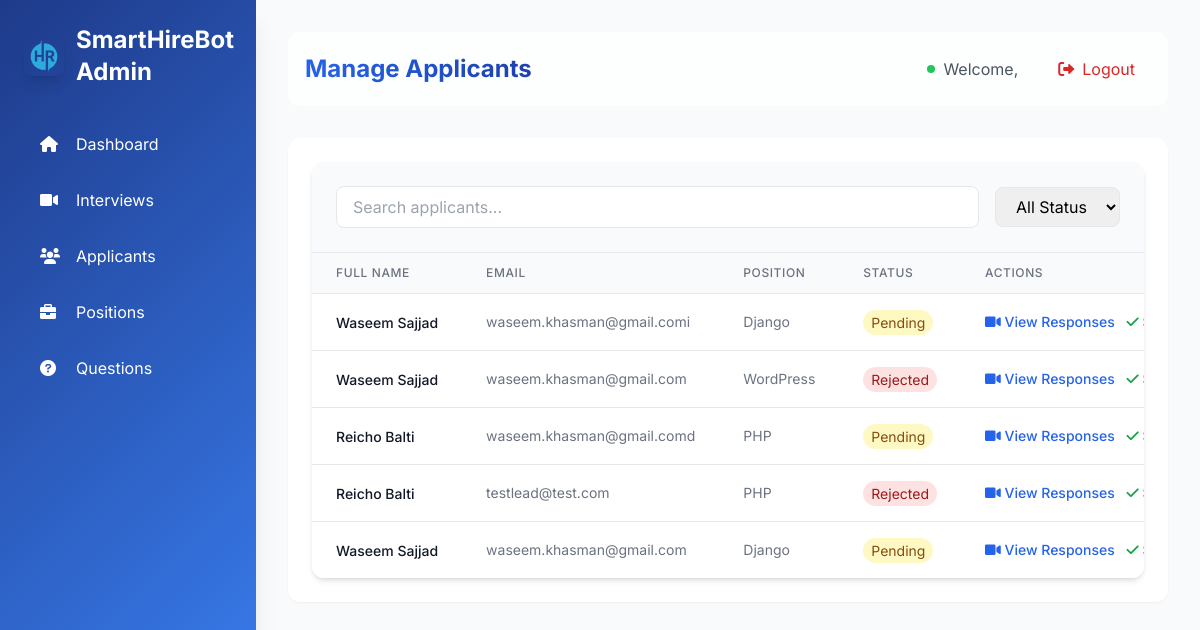
The page /applicants/ on the database as committed earlier.
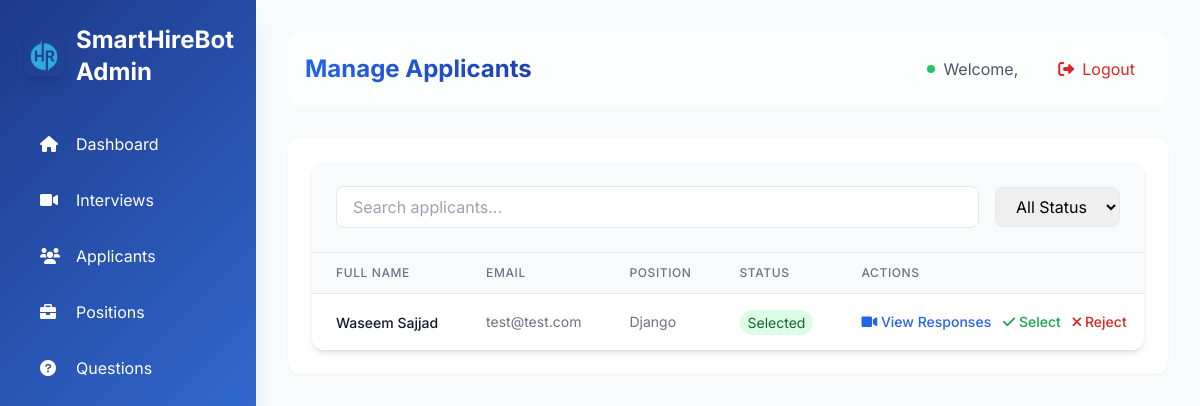
The same page on the database as committed later.
### interviews/models.py (models this page shows, shortened)
class Applicant(models.Model):
    STATUS_CHOICES = [
        ('Pending', 'Pending'),
        ('Selected', 'Selected'),
        ('Rejected', 'Rejected'),
    ]
    user = models.ForeignKey(User, on_delete=models.CASCADE, related_name="applicants", null=True, blank=True)
    fullname = models.CharField(max_length=255)
    email = models.EmailField()
    position = models.ForeignKey(Position, on_delete=models.CASCADE, related_name="applicants")
    status = models.CharField(max_length=10, choices=STATUS_CHOICES, default='Pending')
    resume = models.FileField(upload_to='resumes/', null=True, blank=True)
    created_at = models.DateTimeField(auto_now_add=True)
    class Meta:
        unique_together = ('email', 'position')

class Position(models.Model):
    name = models.CharField(max_length=255, unique=True)
    description = models.TextField(blank=True, null=True)
    created_at = models.DateTimeField(auto_now_add=True)
    is_active = models.BooleanField(default=True)

### interviews/views.py (the view)
# urls.py: path('applicants/', manage_applicants, name='manage_applicants'),
def manage_applicants(request):
    applicants = Applicant.objects.all().order_by('-id')
    return render(request, 'admin/manage_applicants.html', {'applicants': applicants})

### interviews/templates/admin/manage_applicants.html (shortened to what this page needs)
{% extends "admin/base_admin.html" %}
{% block admin_content %}
<div class="bg-white rounded-xl shadow-md overflow-hidden">
    <div class="p-6 bg-gray-50 border-b">
        <div class="flex items-center space-x-4">
            <div class="flex-1">
                <input type="text" id="search" placeholder="Search applicants..."
                       class="w-full px-4 py-2 border rounded-lg focus:ring-2 focus:ring-blue-500 focus:border-blue-500">
            </div>
            <select id="status-filter" class="px-4 py-2 border rounded-lg focus:ring-2 focus:ring-blue-500 focus:border-blue-500">
                <option value="">All Status</option>
            </select>
        </div>
    </div>
    <div class="overflow-x-auto">
        <table class="min-w-full divide-y divide-gray-200">
            <thead class="bg-gray-50">
                <tr>
                    <th class="px-6 py-3 text-left text-xs font-medium text-gray-500 uppercase tracking-wider">Full Name</th>
                    <th class="px-6 py-3 text-left text-xs font-medium text-gray-500 uppercase tracking-wider">Email</th>
                    <th class="px-6 py-3 text-left text-xs font-medium text-gray-500 uppercase tracking-wider">Position</th>
                    <th class="px-6 py-3 text-left text-xs font-medium text-gray-500 uppercase tracking-wider">Status</th>
                    <th class="px-6 py-3 text-left text-xs font-medium text-gray-500 uppercase tracking-wider">Actions</th>
                </tr>
            </thead>
            <tbody class="bg-white divide-y divide-gray-200">
                {% for applicant in applicants %}
                <tr class="hover:bg-gray-50 transition">
                    <td class="px-6 py-4 whitespace-nowrap">
                        <span class="text-sm font-medium text-gray-900">{{ applicant.fullname }}</span>
                    </td>
                    <td class="px-6 py-4 whitespace-nowrap text-sm text-gray-500">
                        {{ applicant.email }}
                    </td>
                    <td class="px-6 py-4 whitespace-nowrap text-sm text-gray-500">
                        {{ applicant.position.name }}
                    </td>
                    <td class="px-6 py-4 whitespace-nowrap">
                        <span class="px-2 py-1 text-sm rounded-full
                            {% if applicant.status == 'Pending' %}bg-yellow-100 text-yellow-800
                            {% elif applicant.status == 'Selected' %}bg-green-100 text-green-800
                            {% else %}bg-red-100 text-red-800{% endif %}">
                            {{ applicant.status }}
                        </span>
                    </td>
                    <td class="px-6 py-4 whitespace-nowrap text-sm font-medium space-x-2">
                        <button onclick="viewResponses({{ applicant.id }})"
                                class="text-blue-600 hover:text-blue-900">
                            <i class="fas fa-video"></i> View Responses
                        </button>
                        <button onclick="updateStatus({{ applicant.id }}, 'Selected')" class="text-green-600 hover:text-green-900">
                            <i class="fas fa-check"></i> Select
                        </button>
                        <button onclick="updateStatus({{ applicant.id }}, 'Rejected')" class="text-red-600 hover:text-red-900">
                            <i class="fas fa-times"></i> Reject
                        </button>
                    </td>
                </tr>
                {% empty %}
                <tr>
                    <td colspan="5" class="px-6 py-4 text-center text-gray-500">
                        No applicants found.
                    </td>
                </tr>
                {% endfor %}
            </tbody>
        </table>
    </div>
</div>
{% endblock %}

### interviews/templates/admin/base_admin.html (shortened to what this page needs)
{% load static %}
<!DOCTYPE html>
<html lang="en">
  <head>
    <script src="https://cdn.tailwindcss.com"></script>
    <link href="https://cdn.jsdelivr.net/npm/sweetalert2@11/dist/sweetalert2.min.css" rel="stylesheet">
    <link
      href="https://cdnjs.cloudflare.com/ajax/libs/font-awesome/6.0.0/css/all.min.css"
      rel="stylesheet"
    />
  </head>
  <body class="bg-gray-50">
    <div
      id="sidebar"
      class="sidebar fixed inset-y-0 left-0 w-64 gradient-bg text-white shadow-xl z-30"
    >
      <div class="p-6">
        <div class="flex items-center space-x-3 mb-8">
          <img
            src="{% static 'images/logo.png' %}"
            alt="VHR Logo"
            class="w-10 h-10 rounded-lg object-cover shadow-lg"
          />
          <h1 class="text-2xl font-bold">SmartHireBot Admin</h1>
        </div>
        <nav class="space-y-2">
          <a
            href="{% url 'admin_dashboard' %}"
            class="sidebar-item flex items-center py-3 px-4 rounded-lg transition {% if request.resolver_match.url_name == 'admin_dashboard' %}bg-white bg-opacity-20{% endif %} hover:bg-white hover:bg-opacity-10"
          >
            <i class="fas fa-home w-6"></i>
            <span class="ml-3">Dashboard</span>
          </a>
          <a
            href="{% url 'manage_interviews' %}"
            class="sidebar-item flex items-center py-3 px-4 rounded-lg transition {% if request.resolver_match.url_name == 'manage_interviews' %}bg-white bg-opacity-20{% endif %} hover:bg-white hover:bg-opacity-10"
          >
            <i class="fas fa-video w-6"></i>
            <span class="ml-3">Interviews</span>
          </a>
          <a
            href="{% url 'manage_unique_applicants' %}"
            class="sidebar-item flex items-center py-3 px-4 rounded-lg transition {% if request.resolver_match.url_name == 'manage_unique_applicants' %}bg-white bg-opacity-20{% endif %} hover:bg-white hover:bg-opacity-10"
          >
            <i class="fas fa-users w-6"></i>
            <span class="ml-3">Applicants</span>
          </a>
          <a
            href="{% url 'manage_positions' %}"
            class="sidebar-item flex items-center py-3 px-4 rounded-lg transition {% if request.resolver_match.url_name == 'manage_positions' %}bg-white bg-opacity-20{% endif %} hover:bg-white hover:bg-opacity-10"
          >
            <i class="fas fa-briefcase w-6"></i>
            <span class="ml-3">Positions</span>
          </a>
          <a
            href="{% url 'manage_questions' %}"
            class="sidebar-item flex items-center py-3 px-4 rounded-lg transition {% if request.resolver_match.url_name == 'manage_questions' %}bg-white bg-opacity-20{% endif %} hover:bg-white hover:bg-opacity-10"
          >
            <i class="fas fa-question-circle w-6"></i>
            <span class="ml-3">Questions</span>
          </a>
        </nav>
      </div>
    </div>
    <div class="main-content ml-0 md:ml-64 p-8 min-h-screen">
      <div
        class="flex justify-between items-center mb-8 p-4 glassmorphism rounded-xl"
      >
        <h2
          class="text-2xl font-bold bg-gradient-to-r from-blue-600 to-blue-800 bg-clip-text text-transparent"
        >
        </h2>
        <div class="flex items-center space-x-6">
          <div class="flex items-center space-x-2">
            <div class="w-2 h-2 bg-green-500 rounded-full"></div>
            <span class="text-gray-600"
              >Welcome, {{ request.user.username }}</span
            >
          </div>
          <form method="POST" action="{% url 'admin_logout' %}" class="inline">
            <button
              type="submit"
              class="flex items-center space-x-2 px-4 py-2 rounded-lg text-red-600 hover:bg-red-50 transition-colors"
            >
              <i class="fas fa-sign-out-alt"></i>
              <span>Logout</span>
            </button>
          </form>
        </div>
      </div>
      <div class="p-6 bg-white rounded-xl shadow-sm">
        {% block admin_content %}{% endblock %}
      </div>
    </div>
  </body>
</html>

### interviews/templates/admin/base_admin.html (style rules this page uses)
body { font-family: "Inter", sans-serif; }
.sidebar-item { transition: all 0.3s ease; }
.glassmorphism { background: rgba(255, 255, 255, 0.7); backdrop-filter: blur(10px); border: 1px solid rgba(255, 255, 255, 0.18); }
.gradient-bg { background: linear-gradient(135deg, #1e3a8a 0%, #3b82f6 100%); }

Rows that differ between the two databases and show on the page:
removed Applicant: fullname "Waseem Sajjad", email "waseem.khasman@gmail.comi", position.name "Django", status "Pending"
removed Applicant: fullname "Waseem Sajjad", email "waseem.khasman@gmail.com", position.name "WordPress", status "Rejected"
removed Applicant: fullname "Reicho Balti", email "waseem.khasman@gmail.comd", position.name "PHP", status "Pending"
removed Applicant: fullname "Reicho Balti", email "testlead@test.com", position.name "PHP", status "Rejected"
removed Applicant: fullname "Waseem Sajjad", email "waseem.khasman@gmail.com", position.name "Django", status "Pending"
added Applicant: fullname "Waseem Sajjad", email "test@test.com", position.name "Django", status "Selected"
